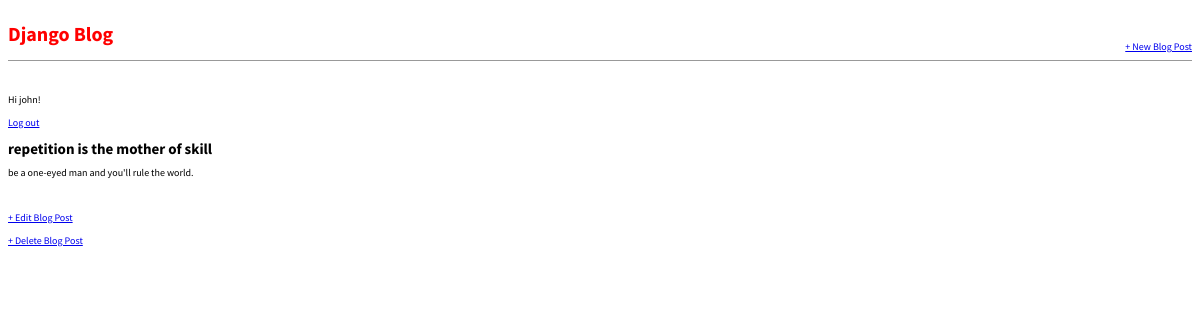
/post/6/ (signed in), run on the app's committed database.
### blog/models.py (models this page shows, shortened)
class Post(models.Model):
    title = models.CharField(max_length=200)
    author = models.ForeignKey('auth.User', on_delete=models.CASCADE,)
    body = models.TextField()

### blog/views.py (the view)
# urls.py: path('post/<int:pk>/', BlogDetailView.as_view(), name='post_detail'),
class BlogDetailView(DetailView):
    model = Post
    template_name = 'post_detail.html'

### templates/post_detail.html
{% extends 'base.html' %}
{% block content %}
    <div class="post-entry">
        <h2>{{ post.title }}</h2>
        <p>{{ post.body }}</p>
    </div>
    <p><a href="{% url 'post_edit' post.pk %}">+ Edit Blog Post</a></p>
    <p><a href="{% url 'post_delete' post.pk %}">+ Delete Blog Post</a></p>
{% endblock content %}

### templates/base.html (shortened to what this page needs)
{% load static %}
<html lang="en">
<head>
    <link href="{% static 'css/base.css' %}" rel="stylesheet">
</head>
<body>
<div>
<header>
    <div class="nav-left">
    <h1><a href="{% url 'home' %}">Django Blog</a></h1>
    </div>
    <div class="nav-right">
        <a href="{% url 'post_new' %}">+ New Blog Post</a>
    </div>
</header>
{% if user.is_authenticated %}
    <p>Hi {{ user.username }}!</p>
    <p><a href="{% url 'logout' %}">Log out</a></p>
{% else %}
    <p>You are not logged in.</p>
    <a href="{% url 'login' %}">Log In</a>
{% endif %}
    {% block content %}
    {% endblock content %}
</div>
</body>
</html>

### static/css/base.css (style rules this page uses)
body { font-family: 'Source Sans Pro', sans-serif; font-size: 10px; }
header { border-bottom: 1px solid #999; margin-bottom: 2rem; display: flex; }
header h1 a { color: red; text-decoration: none; }
.nav-left { margin-right: auto; }
.nav-right { display: flex; padding-top: 2rem; }
.post-entry { margin-bottom: 2rem; }
.post-entry h2 { margin: 0.5rem 0; }
.post-entry p { margin: 0; font-weight: 400; }

### data on the page
Post: title "repetition is the mother of skill", body "be a one-eyed man and you'll rule the world."

### other printed values
{{ user.username }} "john"
